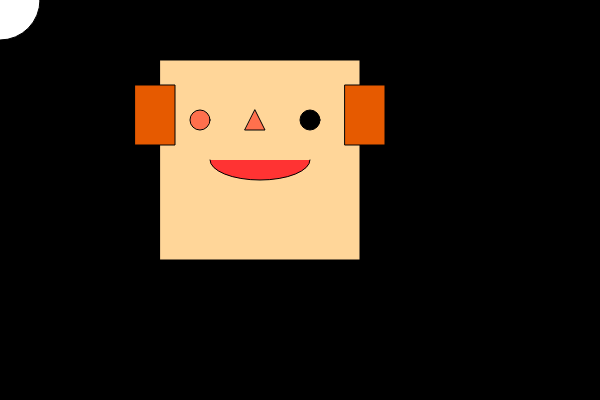
Frame 1 (no input)
Frame 60 (no input): identical to frame 1, image omitted
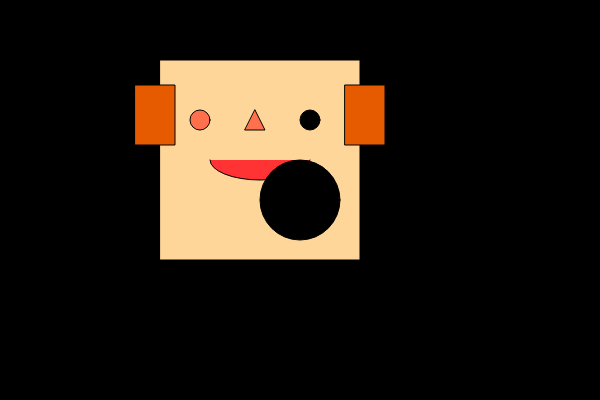
Frame 120 (the mouse pressed at the canvas centre since frame 60)

The p5.js sketch that drew these frames (run headless with seeded random() and noise() and a simulated clock; from frame 60 on, the mouse is pressed at the canvas centre):

// p5.js sketch
// ── sketch.js
function setup() {
    createCanvas(600, 400)
}
function draw() {
    background("#000")

    // face
    fill(255, 214, 153)
    rect(160, 60, 200, 200)

    // Nose
    fill(255, 112, 77)
    triangle(245, 130, 265, 130, 255, 110);

    // Ears
    // first ear
    fill(230, 90, 0)
    rect(135, 85, 40, 60);
    // second ear
    fill(230, 90, 0)
    rect(345, 85, 40, 60);

    // Mouth
    fill(255, 51, 51)
    arc(260, 160, 100, 40, 0, PI);
    // Eyes
    fill(255, 112, 77)
    ellipse(200, 120, 20, 20);
    // Eyes
    fill(0)
    ellipse(310, 120, 20, 20);
    // additional feature
    // quad(189, 18, 216, 18, 216, 360, 144, 360);
    if (mouseIsPressed) {
        fill(0);
    } else {
        fill(255);
    }
    ellipse(mouseX, mouseY, 80, 80);
}

// ellipse(50, 50, 80, 80);
// if (mouseIsPressed) {
//     fill(0);
// } else {
//     fill(255);
// }
// ellipse(mouseX, mouseY, 80, 80);

// background(0);
// noFill();

// // The two parameters of the point() method each specify
// // coordinates.
// // The first parameter is the x-coordinate and the second is the Y
// stroke(255);
// point(width * 0.5, height * 0.5);
// point(width * 0.5, height * 0.25);

// // Coordinates are used for drawing all shapes, not just points.
// // Parameters for different functions are used for different
// // purposes. For example, the first two parameters to line()
// // specify the coordinates of the first endpoint and the second
// // two parameters specify the second endpoint
// stroke(0, 153, 255);
// line(0, height * 0.33, width, height * 0.33);

// // By default, the first two parameters to rect() are the
// // coordinates of the upper-left corner and the second pair
// // is the width and height
// stroke(255, 153, 0);
// rect(width * 0.25, height * 0.1, width * 0.5, height * 0.8);
// background(127);
// noStroke();
// for (let i = 0; i < height; i += 20) {
//     fill(129, 206, 15);
//     rect(0, i, width, 10);
//     fill(255);
//     rect(i, 0, 10, height);
// }

// ── flyingIDk.js

function setup() {
    createCanvas(800, 600);
    strokeWeight(1);

    flyingSaucer = {
        x: 300,
        y: 100,
        w: 200,
        h: 50,
    }
}

function draw() {
    background(50, 0, 80);
    //draw the groung
    fill(0, 255, 0);
    rect(0, 500, 800, 100);

    //draw the flying suacer
    //flying saucer window
    fill(175, 200, 230);
    arc(
        flyingSaucer.x,
        flyingSaucer.y,
        flyingSaucer.w / 2,
        flyingSaucer.h * 2, PI, TWO_PI);

    //flying saucer itself
    fill(150);
    arc(flyingSaucer.x,
        flyingSaucer.y,
        flyingSaucer.w,
        flyingSaucer.h, PI, TWO_PI);
    // //flying saucer base

    fill(0);
    arc(flyingSaucer.x,
        flyingSaucer.y,
        flyingSaucer.w,
        flyingSaucer.h / 2,
        0, PI);

}
